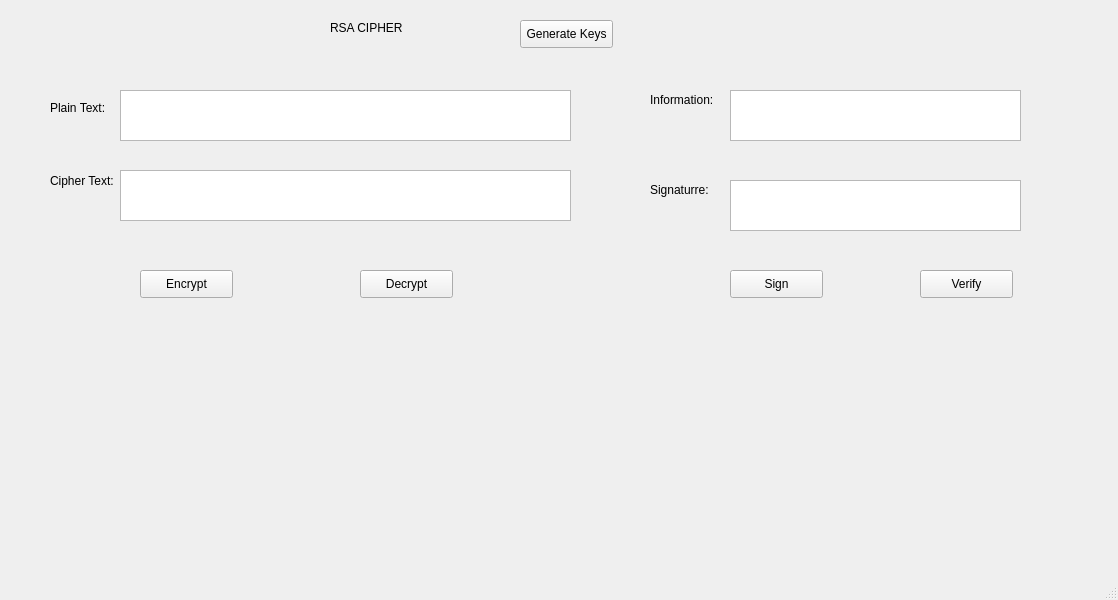
<?xml version="1.0" encoding="UTF-8"?>
<ui version="4.0">
 <class>MainWindow</class>
 <widget class="QMainWindow" name="MainWindow">
  <property name="geometry">
   <rect>
    <x>0</x>
    <y>0</y>
    <width>1118</width>
    <height>600</height>
   </rect>
  </property>
  <property name="windowTitle">
   <string>MainWindow</string>
  </property>
  <widget class="QWidget" name="centralwidget">
   <widget class="QLabel" name="label">
    <property name="geometry">
     <rect>
      <x>330</x>
      <y>20</y>
      <width>131</width>
      <height>16</height>
     </rect>
    </property>
    <property name="text">
     <string>RSA CIPHER</string>
    </property>
   </widget>
   <widget class="QLabel" name="label_2">
    <property name="geometry">
     <rect>
      <x>50</x>
      <y>100</y>
      <width>71</width>
      <height>16</height>
     </rect>
    </property>
    <property name="text">
     <string>Plain Text:</string>
    </property>
   </widget>
   <widget class="QLabel" name="label_3">
    <property name="geometry">
     <rect>
      <x>50</x>
      <y>170</y>
      <width>91</width>
      <height>21</height>
     </rect>
    </property>
    <property name="text">
     <string>Cipher Text:</string>
    </property>
   </widget>
   <widget class="QLabel" name="label_4">
    <property name="geometry">
     <rect>
      <x>650</x>
      <y>90</y>
      <width>71</width>
      <height>20</height>
     </rect>
    </property>
    <property name="text">
     <string>Information:</string>
    </property>
   </widget>
   <widget class="QLabel" name="label_5">
    <property name="geometry">
     <rect>
      <x>650</x>
      <y>180</y>
      <width>71</width>
      <height>20</height>
     </rect>
    </property>
    <property name="text">
     <string>Signaturre:</string>
    </property>
   </widget>
   <widget class="QTextEdit" name="txt_plain_text">
    <property name="geometry">
     <rect>
      <x>120</x>
      <y>90</y>
      <width>451</width>
      <height>51</height>
     </rect>
    </property>
   </widget>
   <widget class="QTextEdit" name="txt_cipher_text">
    <property name="geometry">
     <rect>
      <x>120</x>
      <y>170</y>
      <width>451</width>
      <height>51</height>
     </rect>
    </property>
   </widget>
   <widget class="QTextEdit" name="txt_info">
    <property name="geometry">
     <rect>
      <x>730</x>
      <y>90</y>
      <width>291</width>
      <height>51</height>
     </rect>
    </property>
   </widget>
   <widget class="QTextEdit" name="txt_sign_text">
    <property name="geometry">
     <rect>
      <x>730</x>
      <y>180</y>
      <width>291</width>
      <height>51</height>
     </rect>
    </property>
   </widget>
   <widget class="QPushButton" name="btn_encrypt">
    <property name="geometry">
     <rect>
      <x>140</x>
      <y>270</y>
      <width>93</width>
      <height>28</height>
     </rect>
    </property>
    <property name="text">
     <string>Encrypt</string>
    </property>
   </widget>
   <widget class="QPushButton" name="btn_decrypt">
    <property name="geometry">
     <rect>
      <x>360</x>
      <y>270</y>
      <width>93</width>
      <height>28</height>
     </rect>
    </property>
    <property name="text">
     <string>Decrypt</string>
    </property>
   </widget>
   <widget class="QPushButton" name="btn_sign">
    <property name="geometry">
     <rect>
      <x>730</x>
      <y>270</y>
      <width>93</width>
      <height>28</height>
     </rect>
    </property>
    <property name="text">
     <string>Sign</string>
    </property>
   </widget>
   <widget class="QPushButton" name="btn_verify">
    <property name="geometry">
     <rect>
      <x>920</x>
      <y>270</y>
      <width>93</width>
      <height>28</height>
     </rect>
    </property>
    <property name="text">
     <string>Verify</string>
    </property>
   </widget>
   <widget class="QPushButton" name="btn_gen_keys">
    <property name="geometry">
     <rect>
      <x>520</x>
      <y>20</y>
      <width>93</width>
      <height>28</height>
     </rect>
    </property>
    <property name="text">
     <string>Generate Keys</string>
    </property>
   </widget>
  </widget>
  <widget class="QMenuBar" name="menubar">
   <property name="geometry">
    <rect>
     <x>0</x>
     <y>0</y>
     <width>1118</width>
     <height>26</height>
    </rect>
   </property>
  </widget>
  <widget class="QStatusBar" name="statusbar"/>
 </widget>
 <resources/>
 <connections/>
</ui>
